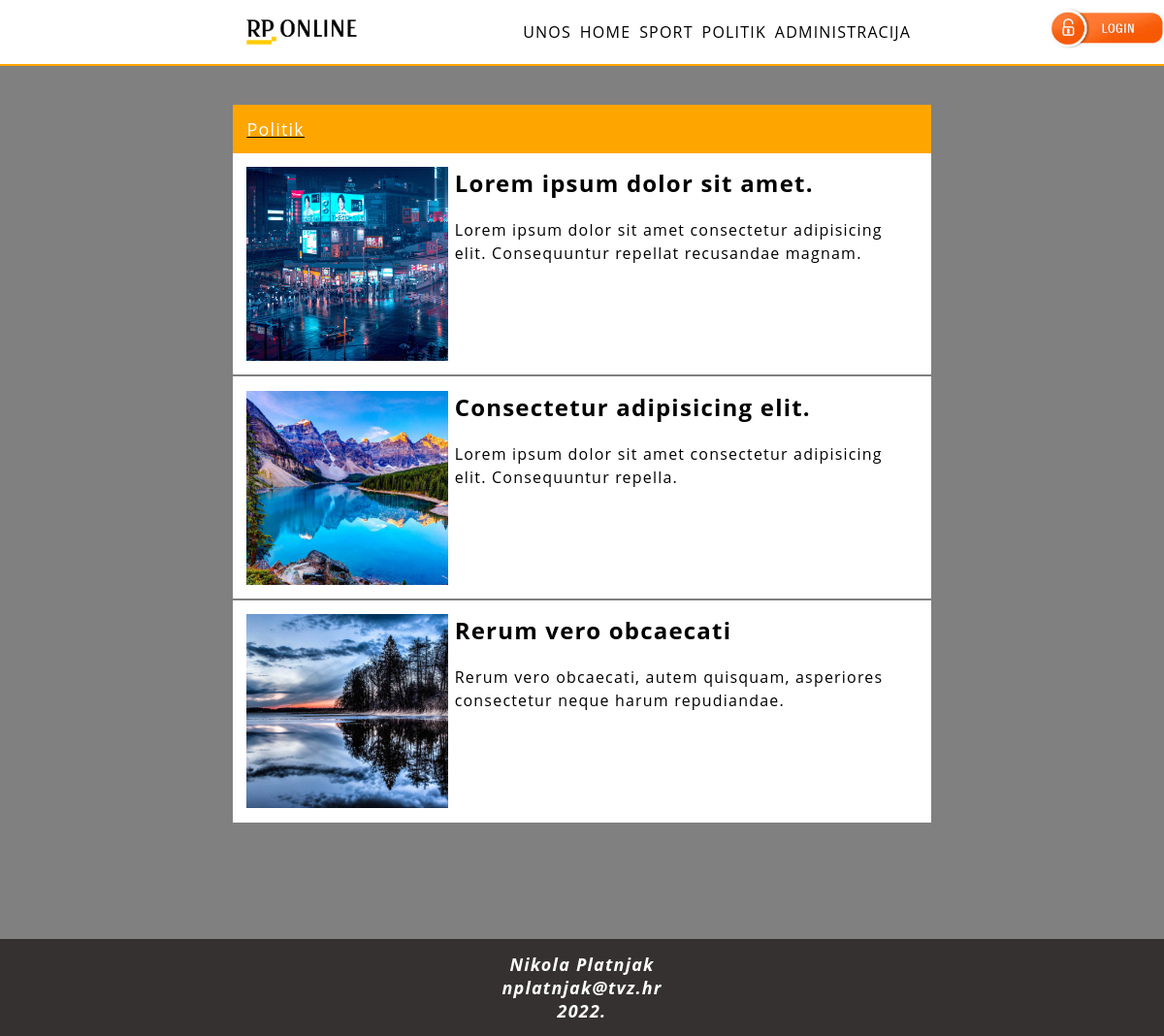
The page /ProjektPlatnjak/kategorija.php?id=Politik on the database its author committed.
### tables this page shows
CREATE TABLE `platnjakprojekt` (
  `id` int(11) NOT NULL,
  `datum` varchar(32) NOT NULL,
  `naslov` varchar(64) NOT NULL,
  `sazetak` text NOT NULL,
  `tekst` text NOT NULL,
  `slika` varchar(64) NOT NULL,
  `kategorija` varchar(64) NOT NULL,
  `arhiva` tinyint(1) NOT NULL
);

### ProjektPlatnjak/kategorija.php (the view, shortened to what this page needs)
<!DOCTYPE html>
<html lang="hr">
<head>
    <link rel="stylesheet" type="text/css" href="style.css">
</head>
<body>
    <?php include 'navigation.php'?>
    <main>
        <section>
            <?php
                include 'connect.php';
                $kategorija = $_GET['id'];
                $query = "SELECT * FROM platnjakProjekt WHERE arhiva = 0 AND kategorija = '".$kategorija."'";
                $result = mysqli_query($dbc, $query);
                echo '<header><a class="href headerSportPolitik">'.ucfirst($kategorija).'</a></header>';
                while($row = mysqli_fetch_array($result)) {
                    echo '<article>';
                        echo '<img src="' . UPLPATH . $row['slika'] . '">';
                        echo '<div class="textAside">';
                            echo '<h2>';
                                echo'<a href="clanak.php?id='.$row['id'].'">';
                                    echo ucfirst($row['naslov']);
                                echo '</a>';
                            echo '</h2>';
                            echo '<p>';
                                echo '<a href="clanak.php?id='.$row['id'].'">';
                                    echo ucfirst($row['sazetak']);
                                echo '</a>';
                            echo '</p>';
                        echo '</div>';
                    echo '</article>';
                }
            ?>
        </section>
    </main>
    <footer  class="loginFooter">
        <p>
            <span>Nikola Platnjak</span>
            <span>nplatnjak@tvz.hr</span>
            <span>2022.</span>
        </p>
    </footer>
</body>
</html>

### ProjektPlatnjak/navigation.php
<?php
    echo'<header class="loginHeader">';
        echo'<img src="pictures/rpOnline.png" alt="">';
        echo'<nav>';
            echo'<a href="unos.php">UNOS</a>';
            echo'<a href="index.php">HOME</a>';
            echo'<a href="kategorija.php?id=sport">SPORT</a>';
            echo'<a href="kategorija.php?id=Politik">POLITIK</a>';
            echo'<a href="administracija2.php">ADMINISTRACIJA</a>';
        echo'</nav>';
    echo'</header>';
    echo'<a href="login.php"><img class="logo" src="pictures/logo.jpg"></a>';
?>

### ProjektPlatnjak/style.css (style rules this page uses)
body { background-color:gray; padding: 0; margin: 0; letter-spacing: 1.2px; font-family: "Open Sans"; }
body>header { padding: 0 21% 0 21%; background-color: white; display: flex; justify-content: space-between; align-items: center; margin-bottom: 5vh; border-bottom: 2px solid orange; }
.logo { position: absolute; top:7px; right:0; width:120px; }
header>img { max-width: 150px; width: 17%; }
nav { width: 60%; display: flex; justify-content: space-evenly; }
a:link, a:visited { color: black; text-decoration: none; }
.headerSportPolitik { color:white; text-decoration: none; }
main { margin:0 auto; width:60%; }
section { height: 50%; width:100%; margin-bottom: 2em; }
section > header { font-size: large; background-color: orange; text-decoration: underline; height: 50px; display: flex; align-items: center; padding-left: 2%; }
article { padding: 2%; display: flex; justify-content: space-between; background-color: white; margin-bottom: 1.8px; }
article>img { max-width: 30%; height: 200px; width: 300px; object-fit:cover; }
.textAside { width: 69%; }
.textAside > h2 { margin-top: 0; }
p { font-size: medium; line-height: 1.5em; }
.loginHeader { margin-bottom: 5vh; }
.loginFooter { margin-top:15vh; }
footer { background-color: rgb(53, 49, 49); color: white; height: 100px; display: flex; align-items: center; justify-content: center; text-align: center; }
footer p { margin: 0; }
p span { display:block; font-size: large; font-weight: bold; font-style: italic; }

### rows shown on the page
platnjakprojekt: slika (picture), naslov "Lorem ipsum dolor sit amet.", sazetak "Lorem ipsum dolor sit amet consectetur adipisicing elit. Consequuntur repellat recusandae magnam."
platnjakprojekt: slika (picture), naslov "Consectetur adipisicing elit.", sazetak "Lorem ipsum dolor sit amet consectetur adipisicing elit. Consequuntur repella."
platnjakprojekt: slika (picture), naslov "Rerum vero obcaecati", sazetak "Rerum vero obcaecati, autem quisquam, asperiores consectetur neque harum repudiandae."

### other values the page prints
$kategorija "Politik"
